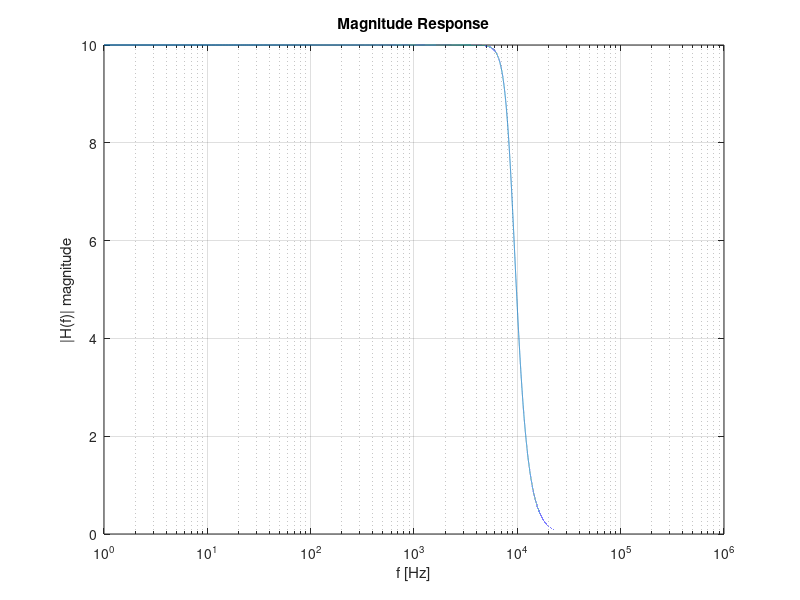

MATLAB code for this plot:
% ex 7.9
% A Szczygielski

clear all; close all;

% Verification of filter responses(FRs): amplitude, phase, impulse, step
f = 0 : 1 : 10^6;                  % frequency in hertz
w = 2*pi*f;                        % pulsation, radial frequency
s = j*w;                           % Laplace transform variable

%transfer function, multiplied by 10 for values to be the same as in the LT
%SPICE simulation
H = 10*(3042184930 ./ (s.^2 + 34088.3*s + 3042184930)) .* (3042184930 ./ (s.^2 + 89244.3*s + 3042184930)) .* (55156 ./ (s+55156));

% Plotting in subplots
figure;
semilogx(f, abs(H));
xlabel('f [Hz]');
ylabel('|H(f)| magnitude');
grid on;
title('Magnitude Response');
